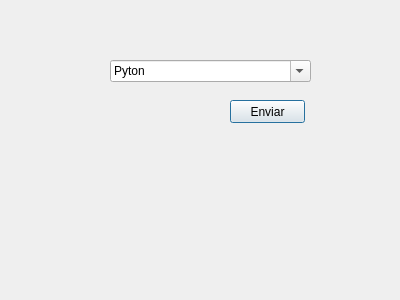
<?xml version="1.0" encoding="UTF-8"?>
<ui version="4.0">
 <class>Dialog</class>
 <widget class="QDialog" name="Dialog">
  <property name="geometry">
   <rect>
    <x>0</x>
    <y>0</y>
    <width>400</width>
    <height>300</height>
   </rect>
  </property>
  <property name="windowTitle">
   <string>Dialog</string>
  </property>
  <widget class="QComboBox" name="lenguajes">
   <property name="geometry">
    <rect>
     <x>110</x>
     <y>60</y>
     <width>201</width>
     <height>22</height>
    </rect>
   </property>
   <property name="editable">
    <bool>true</bool>
   </property>
   <item>
    <property name="text">
     <string>Pyton</string>
    </property>
   </item>
   <item>
    <property name="text">
     <string>Ruby</string>
    </property>
   </item>
   <item>
    <property name="text">
     <string>Perl</string>
    </property>
   </item>
   <item>
    <property name="text">
     <string>PHP</string>
    </property>
   </item>
  </widget>
  <widget class="QPushButton" name="boton">
   <property name="geometry">
    <rect>
     <x>230</x>
     <y>100</y>
     <width>75</width>
     <height>23</height>
    </rect>
   </property>
   <property name="text">
    <string>Enviar</string>
   </property>
  </widget>
  <widget class="QLabel" name="labelLenguajes">
   <property name="geometry">
    <rect>
     <x>20</x>
     <y>180</y>
     <width>361</width>
     <height>31</height>
    </rect>
   </property>
   <property name="text">
    <string/>
   </property>
  </widget>
 </widget>
 <resources/>
 <connections/>
</ui>
